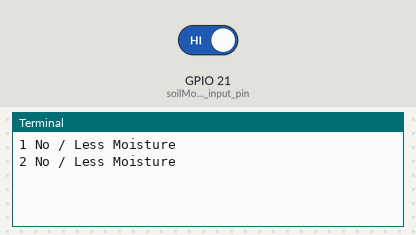
The program below on a simulated Raspberry Pi (BCM pin numbers). On the bench: the last lines printed to the terminal. Inputs (shaded band) come from the test bench; at power-on: GPIO 21 (soilMoisture_input_pin) HIGH.

Above: at 1.2 s.
1.3 s: GPIO 21 (soilMoisture_input_pin) driven LOW
At 2.4 s:
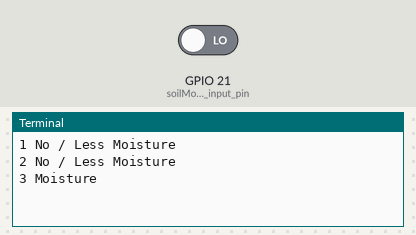
4.5 s: GPIO 21 (soilMoisture_input_pin) driven HIGH
At 5.8 s:
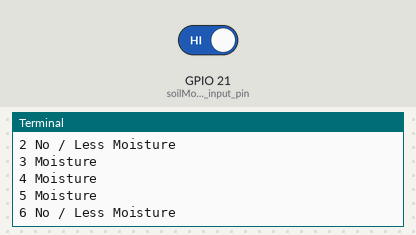
Timing chart, 0 to 7.5 s (numbered marks = the images above; inputs shaded):
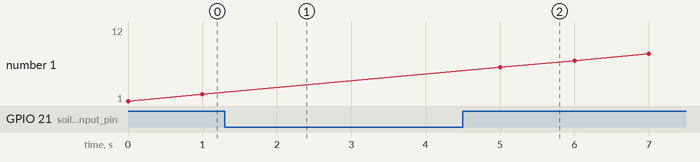

Measured:
- after the input at 1.3 s, the terminal: prints a new line after 0.70 s (image 1)
- after the input at 4.5 s, the terminal: prints a new line after 0.50 s (image 2)

The program:

ResistiveSoilMoistureSensor_RPi_DO_Connection.py
```python
# libraries
import RPi.GPIO as GPIO
import time

# pin configuration
soilMoisture_input_pin = 21

# board configuration
GPIO.setwarnings(False)
GPIO.setmode(GPIO.BCM)
GPIO.setup(soilMoisture_input_pin, GPIO.IN)

# vars
scan_count = 0

# when there is moisture print "Moisture"
while(True):
	i = GPIO.input(soilMoisture_input_pin)
	if(i == 0):
		scan_count += 1
		print(scan_count, "Moisture")
	if(i == 1):
		scan_count += 1
		print(scan_count, "No / Less Moisture")
	time.sleep(1) # sleep for 1 second
```
